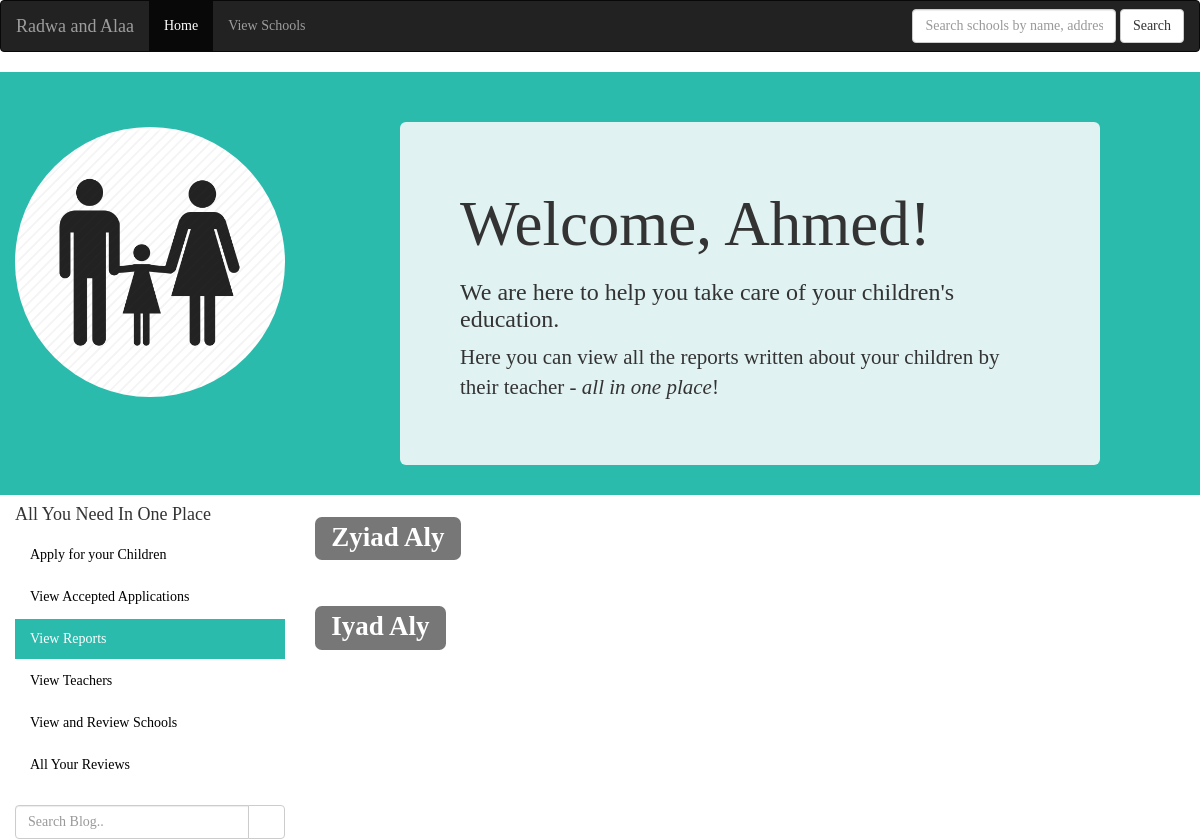
/website/parent/parent-view-reports.php?id=1, run on the app's committed database.
### tables this page shows
CREATE TABLE Parents (
	PRIMARY KEY (id),
	id INT AUTO_INCREMENT, 
	username VARCHAR(100) UNIQUE, 
	password VARCHAR(20),
	first_name VARCHAR(100), 
	last_name VARCHAR(100), 
	email VARCHAR(100) UNIQUE,
	address VARCHAR(600), 
	home_phone VARCHAR(100)
);

CREATE TABLE Parent_Of_Student (
	PRIMARY KEY (parent_id, child_ssn), 
	parent_id INT, 
	child_ssn INT, 
	FOREIGN KEY (child_ssn) REFERENCES Students(ssn)ON DELETE CASCADE, 
	FOREIGN KEY (parent_id) REFERENCES Parents(id) ON DELETE CASCADE
);

CREATE TABLE Students (
	PRIMARY KEY (ssn), 
	ssn INT, 
	id INT DEFAULT NULL,
	username VARCHAR(100),
	password VARCHAR(20),
	school_id INT DEFAULT NULL,
	first_name VARCHAR(100) NOT NULL,
	last_name VARCHAR(100) NOT NULL, 
	gender VARCHAR(10),
	birthdate DATE,
	age INT,
	grade INT,
	level VARCHAR(100), 
	CHECK (level = 'elementary' or level = 'middle' or level = 'high'),
	FOREIGN KEY (school_id) REFERENCES Schools(id) ON DELETE SET NULL 
);

### website/parent/parent-view-reports.php (the view, shortened to what this page needs)
<!DOCTYPE html>
<html>
<link rel="stylesheet" type="text/css" href="../bootstrap.css">
<link rel="stylesheet" type="text/css" href="parent.css">
<head>
</head>
<?php
include "../connection-values.php";
$id = $_GET['id'];
$call = $conn->prepare('SELECT * FROM Parents WHERE id = ?');
$call->bind_param('i', $id);
if($call->execute()) {
	$result = $call->get_result();
	$parent = $result->fetch_array(MYSQLI_BOTH);
} else {
	echo $call->error;
}
$call->prepare('SELECT POS.child_ssn, S.first_name, S.last_name, S.school_id FROM Parent_Of_Student POS INNER JOIN Students S ON S.ssn = POS.child_ssn WHERE POS.parent_id = ?');
$call->bind_param('i', $id);
if($call->execute()) {
	$children = $call->get_result();
} else {
	echo $call->error;
}
?>
<body>
	<nav class="navbar navbar-inverse">
		<div class="container-fluid">
			<div class="navbar-header">
				<a class="navbar-brand" href="#">Radwa and Alaa</a>
			</div>
			<ul class="nav navbar-nav">
				<li class="active"><a href="../index.php">Home</a></li>
				<li><a href="../view-schools.php">View Schools</a></li>
			</ul>
			<form id = "search-bar"  method = "post" class="navbar-form navbar-right" action = "../search-schools.php">
				<div class="form-group">
					<input  type="text" class="form-control" placeholder="Search schools by name, address or type" name="school">
				</div>
				<button type="submit" class="btn btn-default">Search</button>
			</form>
		</div>
	</nav>
	<div class = "container-custom container-fluid">
		<div class="row">
			<div class="col-md-3 ">
				<img id = "logo" src="parent-icon.png" class="img-responsive img-circle margin" width = "300" height="300">
			</div>
			<div id = "welcome-panel" class="col-md-7 col-md-offset-1 jumbotron">
				<h1>Welcome, <?php echo $parent['first_name']; ?>!</h1>
				<h3>We are here to help you take care of your children's education.</h3>
				<p> Here you can view all the reports written about your children by their teacher - <em>all in one place</em>! </p>
			</div>
		</div>
	</div>
	<div class="container-fluid">
		<div class="row">
			<div class="col-sm-3 sidenav">
				<h4>All You Need In One Place </h4>
				<ul class="nav nav-pills nav-stacked">
					<li><a href="<?php echo 'parent.php?id=' . $id; ?>">Apply for your Children</a></li>
					<li><a href="<?php echo 'parent-accepted.php?id=' . $id; ?>">View Accepted Applications</a></li>
					<li id="active-button" class="active"><a href="<?php echo 'parent-view-reports.php?id=' . $id; ?>">View Reports</a></li>
					<li><a href="<?php echo 'parent-view-teachers.php?id=' . $id; ?>">View Teachers</a></li>
					<li><a href="<?php echo 'parent-view-schools.php?id=' . $id; ?>">View and Review Schools</a></li>
					<li><a href="<?php echo 'parent-reviews.php?id=' . $id; ?>">All Your Reviews</a></li>
				</ul><br>
				<div class="input-group">
					<input type="text" class="form-control" placeholder="Search Blog..">
					<span class="input-group-btn">
						<button class="btn btn-default" type="button">
							<span class="glyphicon glyphicon-search"></span>
						</button>
					</span>
				</div>
			</div>
			<div class="col-md-9">
				<?php
				while($row = $children->fetch_array(MYSQLI_BOTH)) {
					echo "
						<h1><span class='label label-default'>$row[1] $row[2] </span></h1>
						";
						echo "<br>";
					}
				?>
			</div>
		</div>
	</div>
</body>
</html>

### website/parent/parent.css (style rules this page uses)
body { font-family: Palatino, "Palatino Linotype", "Palatino LT STD", "Book Antiqua", Georgia, serif; }
.container-custom { background-color: #2BBBAD; }
#logo { background-color: white; margin-right: auto; margin-bottom: auto; margin-top: 55px; }
#welcome-panel { margin-top: 50px !important; background-color: #e0f2f1; }
#active-button { background-color: #2BBBAD !important; }
.sidenav { height: 100%; }
.nav-pills > li.active > a, .nav-pills > li.active > a:hover, .nav-pills > li.active > a:focus { color: #fff; background-color: #2BBBAD ; }
a { color: #000000; text-decoration: none; }

### data on the page
parents: first_name "Ahmed"
parent_of_student: child_ssn.first_name "Zyiad", child_ssn.last_name "Aly"
parent_of_student: child_ssn.first_name "Iyad", child_ssn.last_name "Aly"
